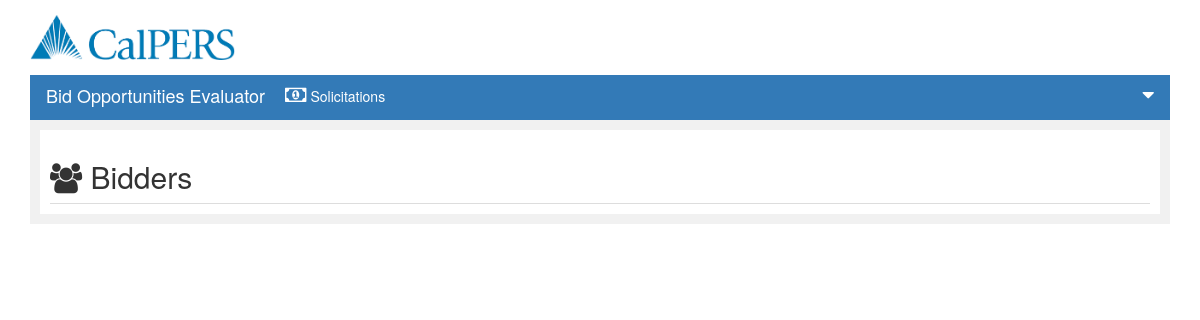
The page /bidderEvaluate.php on the database as committed earlier.
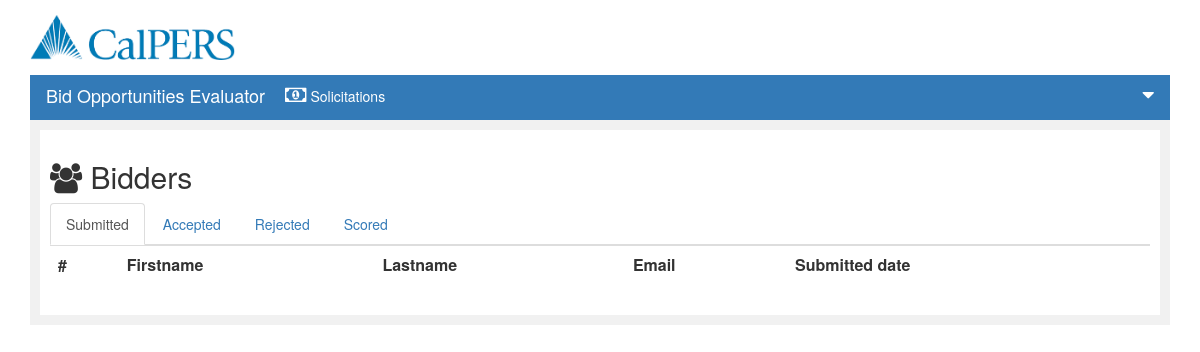
The same page on the database as committed later.
### tables this page shows
CREATE TABLE IF NOT EXISTS `eval_status` (
  `id` int(11) NOT NULL AUTO_INCREMENT,
  `description` varchar(250) NOT NULL,
  PRIMARY KEY (`id`)
);

### submit_eval.php (the view, shortened to what this page needs)
<?php
function getBidderList(){
  $conn = mysqli_connect($GLOBALS['servername'], $GLOBALS['username'], $GLOBALS['password'], $GLOBALS['dbname']);
	if (!$conn) {
			die("Connection failed: " . mysqli_connect_error());
		}else{
			    $eval_status = "select * from eval_status order by id asc";
			    $eval_result = mysqli_query($conn, $eval_status);
			 $tab_menu = '';
			$tab_content = '';
			$i = 0;
			while($row = mysqli_fetch_array($eval_result))
			{
			 if($i == 0)
			 {
			  $tab_menu .= '
			   <li class=" active"><a class="active" href="#'.$row["description"].'" data-toggle="tab">'.$row["description"].'</a></li>
			  ';
			  $tab_content .= '
			   <div id="'.$row["description"].'" class="tab-pane fade in active"><table class="table table-hover">
			                          <tr>
			                               <th >#</th>
			                               <th >Firstname</th>
			                               <th >Lastname</th>
			                               <th >Email</th>
			                               <th >Submitted date</th>
			                          </tr>
			  ';
			 }
			 else
			 {
			  $tab_menu .= '
			   <li ><a class="nav-link" href="#'.$row["description"].'" data-toggle="tab">'.$row["description"].'</a></li>
			  ';
			  if ($row["description"] == "Scored"){
			  $tab_content .= '
			   <div id="'.$row["description"].'" class="tab-pane fade"><table class="table table-hover">
			                          <tr>
			                               <th >#</th>
			                               <th >Firstname</th>
			                               <th >Lastname</th>
			                               <th >Email</th>
			                               <th >Submitted date</th>
			                               <th> Score </th>
			                               <th> Ammount </th>
			                               <th> Comments </th>
			                          </tr>
			  ';
			  }else {
			    $tab_content .= '
			   <div id="'.$row["description"].'" class="tab-pane fade"><table class="table table-hover">
			                          <tr>
			                               <th >#</th>
			                               <th >Firstname</th>
			                               <th >Lastname</th>
			                               <th >Email</th>
			                               <th >Submitted date</th>
			                          </tr>
			  ';
			  }
			 }
			 $tab_content .= '</table><div style="clear:both"></div></div>';
			  $i++;
			}
		}
		echo '
			<ul class="nav nav-tabs">'
				.$tab_menu.'
   			</ul>
   			<div class="tab-content">'
             .$tab_content.'
 			</div>
 			';
}
?>

### bidderEvaluate.php (shortened to what this page needs)
<?php require_once('submit_eval.php');?>
<html lang="en">
<head>
  <link rel="stylesheet" href="https://maxcdn.bootstrapcdn.com/bootstrap/3.3.7/css/bootstrap.min.css">
  <link rel="stylesheet" href="css/custom.css">
  <link rel="stylesheet" href="font-awesome-4.7.0/css/font-awesome.min.css">
  <link rel="stylesheet" type="text/css" href="https://cdn.datatables.net/v/dt/dt-1.10.16/datatables.min.css"/>
  <link rel="stylesheet" href="https://blueimp.github.io/Gallery/css/blueimp-gallery.min.css">
</head>
<body>
<div id="wrapper" class="container">
  <div class="container-fluid" id="header">
    <img src="download.png" height="45">
  </div>
   <div class="container-fluid" id="heading">
    <nav class="navbar navbar-expand-lg navbar-light bg-light">
      <div class="collapse navbar-collapse" id="navbarSupportedContent">
        <ul class="navbar-nav mr-auto" >
          <li class="nav-item active">
            <a class="nav-link" href="#"><h4>Bid Opportunities Evaluator</h4></a>
          </li>
          <li class="nav-item active">
            <a class="nav-link" href="bidEvaluator.php"><i class="fa fa-money" aria-hidden="true"></i> Solicitations</a>
          </li>
        </ul>
        <ul style="float: right;">
          <li class="nav-item dropdown" >
            <a class="nav-link dropdown-toggle" href="#" id="navbarDropdown" role="button" data-toggle="dropdown" aria-haspopup="true" aria-expanded="false">
              <?php  ?> <i class="fa fa-caret-down" aria-hidden="true"></i>
            </a>
          </li>
        </ul>
      </div>
    </nav>
</div>
    <div class="container-fluid" id="solicitation">
    <div class="container-fluid" id="solicitation-content">
      <h2><i class="fa fa-users" aria-hidden="true"></i>  Bidders</h2>
      <?php getBidderList(); ?>
    </div>
</div>
</div>
</body>
</html>

### css/custom.css (style rules this page uses)
body { padding-top: 0 !important; }
#header { background: white; padding-bottom: 15px; padding-top: 15px; }
#heading { color:white; background-color: #337ab7; width:100%; padding-left: 15px; }
#heading h4 { float:left; }
#heading i { font-size: 20px; margin-left: 20px; padding-top: 9px; }
nav ul { padding: 0; list-style-type: none; }
.navbar { padding: 0; min-height: 45px; margin-bottom: 0px!important; }
.navbar-collapse { padding-left: 0; }
nav ul>li>a { color:white; }
nav a>h4 { color:white; }
.container-fluid { padding:0; }
#solicitation { background-color: rgba(241,241,241,1); padding: 10px; }
#solicitation-content { background-color: white; padding:10px; }

Rows that differ between the two databases and show on the page:
added eval_status: description "Submitted"
added eval_status: description "Accepted"
added eval_status: description "Rejected"
added eval_status: description "Scored"
Other text that changed with them:
text now shown: "# Firstname Lastname Email Submitted date"
